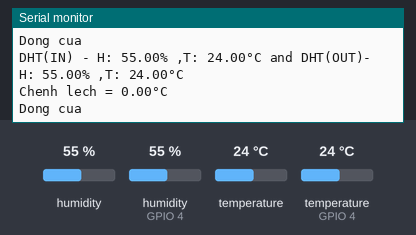
A sketch run on a simulated ESP8266 (NodeMCU). Parts: the last lines printed to the serial monitor. Inputs (shaded band) come from the test bench; at power-on: humidity 55 %, humidity (sensor on GPIO 4) 55 %, temperature 24 °C, temperature (sensor on GPIO 4) 24 °C.

Above: at 4.8 s.
4.9 s: humidity (sensor 0) set to 22 %
At 7.4 s:
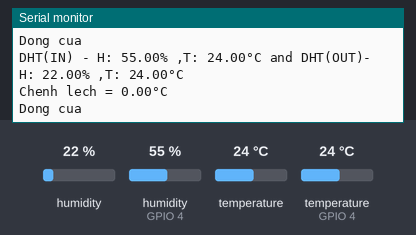
7.9 s: humidity (sensor on GPIO 4) set to 22 %
At 8.9 s:
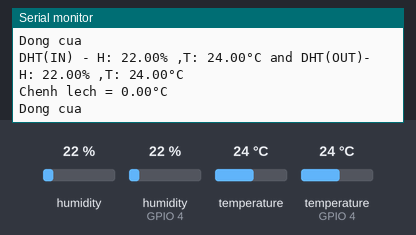
14.4 s: temperature (sensor 0) set to 12 °C
At 14.8 s:
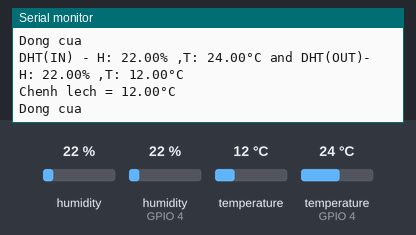
17.4 s: temperature (sensor on GPIO 4) set to 12 °C
At 19.1 s:
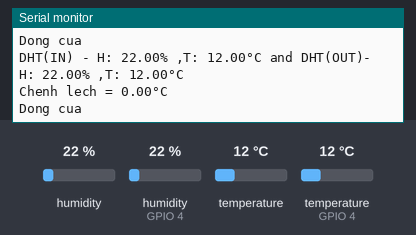
20.4 s: humidity (sensor 0) set to 40 %
At 21.9 s:
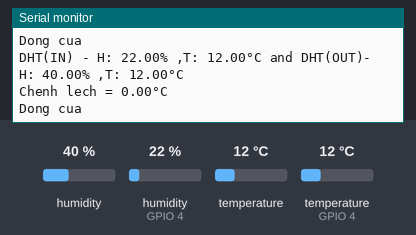
23.4 s: humidity (sensor on GPIO 4) set to 40 %
At 26.2 s:
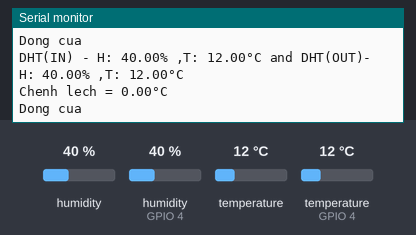
Timing chart, 0 to 27.4 s (numbered marks = the images above; inputs shaded):
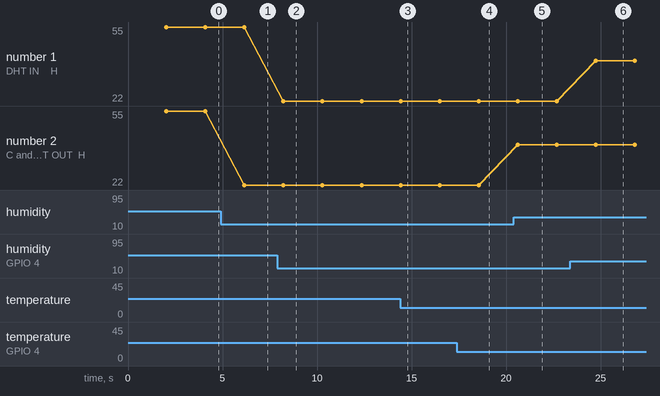

The sketch:

esp32_with_2_temperature_sensor.ino
```cpp
#include "DHT.h"

#define DHTPIN 4     // Digital pin connected to the DHT sensor ~ GPIO 4ESP32 for ESP32
#define DHTPIN_22 0     // Digital pin connected to the DHT22 sensor ~ GPIO 0 for
// ESP32 ~ GPIO4
// Feather HUZZAH ESP8266 note: use pins 3, 4, 5, 12, 13 or 14 --
// Pin 15 can work but DHT must be disconnected during program upload.

// Uncomment whatever type you're using!
#define DHTTYPE DHT11   // DHT 11
#define DHTTYPE_2 DHT11 // DHT 11
//#define DHTTYPE DHT22   // DHT 22  (AM2302), AM2321
//#define DHTTYPE DHT21   // DHT 21 (AM2301)

// Connect pin 1 (on the left) of the sensor to +5V
// NOTE: If using a board with 3.3V logic like an Arduino Due connect pin 1
// to 3.3V instead of 5V!
// Connect pin 2 of the sensor to whatever your DHTPIN is
// Connect pin 4 (on the right) of the sensor to GROUND
// Connect a 10K resistor from pin 2 (data) to pin 1 (power) of the sensor

// Initialize DHT sensor.
// Note that older versions of this library took an optional third parameter to
// tweak the timings for faster processors.  This parameter is no longer needed
// as the current DHT reading algorithm adjusts itself to work on faster procs.
DHT dht(DHTPIN, DHTTYPE);
DHT dht_22(DHTPIN_22, DHTTYPE_2);

void setup() {
  Serial.begin(9600);
  Serial.println(F("DHTxx test!"));
  dht.begin(); // DHT11 (1) enable
  dht_22.begin(); // DHT11 (2)
}

void loop() {
  // Wait a few seconds between measurements.
  delay(2000);

  // Reading temperature or humidity takes about 250 milliseconds!
  // Sensor readings may also be up to 2 seconds 'old' (its a very slow sensor)
  float dht_h = dht.readHumidity();
  float dht_t = dht.readTemperature();

  // Check if any reads failed and exit early (to try again).
  if (isnan(dht_h) || isnan(dht_t)) {
    Serial.println(F("Failed to read from DHT(IN) sensor!"));
    return;
  }
  /*Result of DHT11 sensor*/
  /*Temperature sensor on Sever*/
  Serial.print(F("DHT(IN) - H: "));
  Serial.print(dht_h);
  Serial.print(F("% ,T: "));
  Serial.print(dht_t);
  Serial.print(F("°C and "));

  /* Sensor DH11 (2)*/
  float dht22_h = dht_22.readHumidity();
  float dht22_t = dht_22.readTemperature();
  if (isnan(dht22_h) || isnan(dht22_t)) {
    Serial.println(F("Failed to read from DHT(OUT) sensor!"));
    return;
  }
  /*Result of DHT(OUT) sensor*/
  /*Temperature sensor on outside*/
  Serial.print(F("DHT(OUT)- H: "));
  Serial.print(dht22_h);
  Serial.print(F("% ,T: "));
  Serial.print(dht22_t);
  Serial.println(F("°C "));

  /*Code logic chay tai day*/
  float delta_temp = dht_t - dht22_t;
  if ((delta_temp > 1) and (delta_temp < 4))
  {
    Serial.print(F("Chenh lech = "));
    Serial.print(delta_temp);
    Serial.println(F("°C "));
    Serial.println(F("Mo cua"));
  }
  else
  {
    Serial.print(F("Chenh lech = "));
    Serial.print(delta_temp);
    Serial.println(F("°C "));
    Serial.println(F("Dong cua"));
  }

}
```

Measured:
- after the input at 4.9 s, the serial monitor: prints a new line after 1.3 s (image 1)
- after the input at 7.9 s, the serial monitor: prints a new line after 0.32 s (image 2)
- after the input at 14.4 s, the serial monitor: prints a new line at once (image 3)
- after the input at 17.4 s, the serial monitor: prints a new line after 1.2 s (image 4)
- after the input at 20.4 s, the serial monitor: prints a new line after 0.22 s (image 5)
- after the input at 23.4 s, the serial monitor: prints a new line after 1.4 s (image 6)
- plotted number 2: 55 → 22 after the input at 4.9 s, 22 → 40 after the input at 20.4 s
